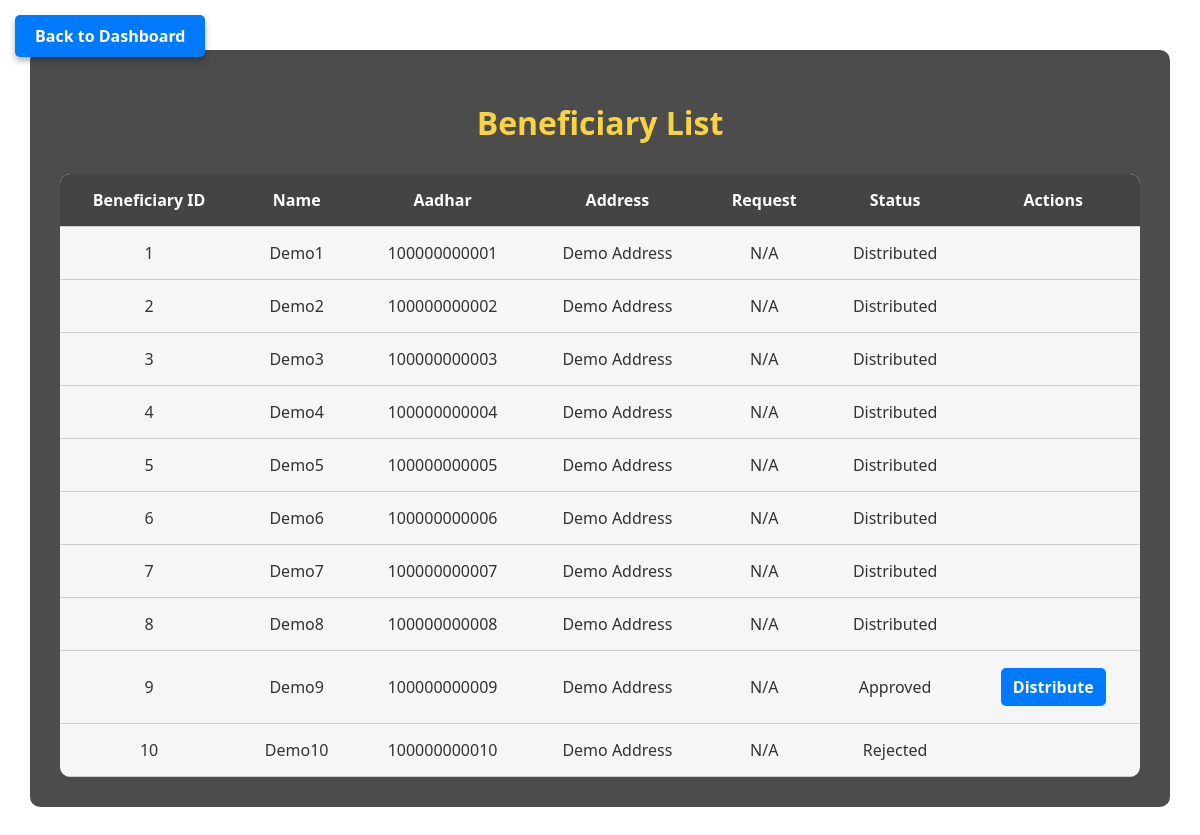
Before: /view_beneficiary_list with the older database file.
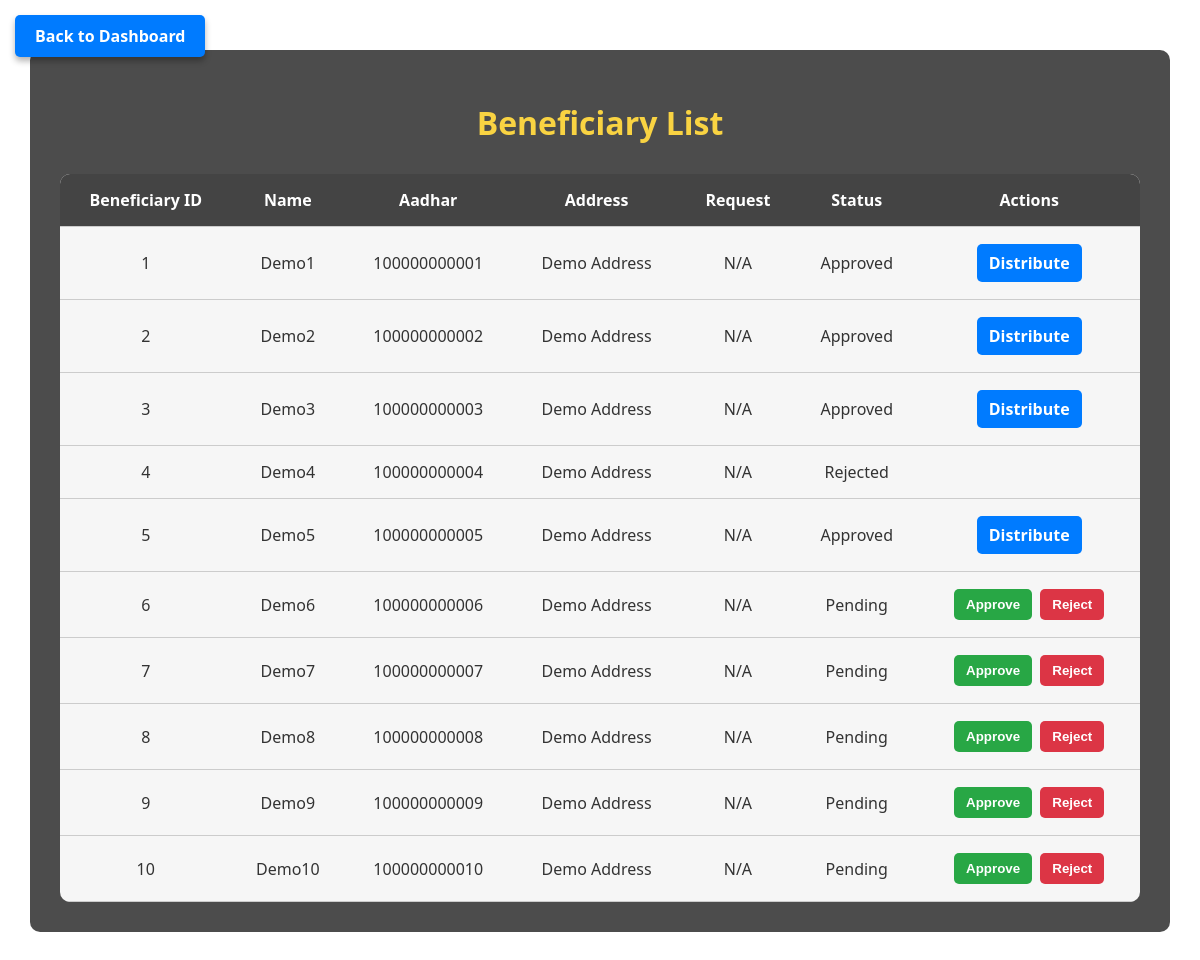
After: the same page with the newer database file.
### app.py (models this page shows)
class Beneficiary(db.Model):
    id = db.Column(db.Integer, primary_key=True)
    name = db.Column(db.String(100))
    aadhar_number = db.Column(db.String(12), unique=True)
    address = db.Column(db.String(200))
    ration_card_no = db.Column(db.String(50))
    family_members = db.Column(db.Integer)
    status = db.Column(db.String(20), default='Pending')

### app.py (the view)
@app.route('/view_beneficiary_list')
def view_beneficiary_list():
    beneficiaries = Beneficiary.query.all()
    return render_template("view_beneficiary_list.html", beneficiaries=beneficiaries)

### app.py (called while the page is built, shortened)
@app.before_request
def initialize():
    db.create_all()
    db.session.commit()

### templates/view_beneficiary_list.html (shortened to what this page needs)
<!DOCTYPE html>
<html lang="en">
<head>
</head>
<body>
  <a href="{{ url_for('dashboard_page') }}" class="back-btn">Back to Dashboard</a>
  <div class="container">
    <h1>Beneficiary List</h1>
    <table>
      <thead>
        <tr>
          <th>Beneficiary ID</th>
          <th>Name</th>
          <th>Aadhar</th>
          <th>Address</th>
          <th>Request</th>
          <th>Status</th>
          <th>Actions</th>
        </tr>
      </thead>
      <tbody>
        {% for beneficiary in beneficiaries %}
        <tr>
          <td>{{ beneficiary.id }}</td>
          <td>{{ beneficiary.name }}</td>
          <td>{{ beneficiary.aadhar_number }}</td>
          <td>{{ beneficiary.address }}</td>
          <td>{{ beneficiary.ration_requested or 'N/A' }}</td>
          <td>{{ beneficiary.status or 'Pending' }}</td>
          <td>
            {% if beneficiary.status == 'Pending' or not beneficiary.status %}
              <form action="{{ url_for('update_status') }}" method="post" style="display:inline;">
                <button class="btn approve" type="submit">Approve</button>
              </form>
              <form action="{{ url_for('update_status') }}" method="post" style="display:inline;">
                <button class="btn reject" type="submit">Reject</button>
              </form>
            {% endif %}
            {% if beneficiary.status == 'Approved' %}
              <a href="{{ url_for('ration_distribution', beneficiary_id=beneficiary.id) }}" class="btn distribute">Distribute</a>
            {% endif %}
          </td>
        </tr>
        {% else %}
        <tr><td colspan="7">No beneficiaries found.</td></tr>
        {% endfor %}
      </tbody>
    </table>
  </div>
</body>
</html>

### templates/view_beneficiary_list.html (style rules this page uses)
body { margin: 0; padding: 0; font-family: 'Segoe UI', Tahoma, Geneva, Verdana, sans-serif; background: url('https://media.istockphoto.com/id/1046610486/photo/rice-bundle.jpg?s=612x612&w=0&k=20&c=Sbyme9fz30cdi_Lq98oF5RpbqMtq4zYxFzZbLAbuTkk=') no-repeat center center fixed; background-size: cover; color: #fff; }
.back-btn { position: fixed; top: 15px; left: 15px; padding: 10px 20px; background-color: #007bff; color: #fff; text-decoration: none; font-weight: bold; border-radius: 5px; z-index: 1000; box-shadow: 0px 4px 6px rgba(0,0,0,0.3); }
.container { background-color: rgba(0, 0, 0, 0.7); margin: 50px auto; padding: 30px; width: 90%; max-width: 1200px; border-radius: 10px; }
h1 { text-align: center; margin-bottom: 30px; color: #f9d342; }
table { width: 100%; border-collapse: collapse; background-color: rgba(255, 255, 255, 0.95); color: #333; border-radius: 10px; overflow: hidden; }
th, td { padding: 15px; text-align: center; border-bottom: 1px solid #ccc; }
th { background-color: #444; color: #fff; }
.btn { padding: 8px 12px; border: none; border-radius: 5px; color: #fff; cursor: pointer; font-weight: bold; margin: 2px; text-decoration: none; display: inline-block; }
.approve { background-color: #28a745; }
.reject { background-color: #dc3545; }
.distribute { background-color: #007bff; }

Changed rows visible on the page:
changed Beneficiary "Demo1": status "Distributed" → "Approved"; now shows "Distribute"
changed Beneficiary "Demo2": status "Distributed" → "Approved"; now shows "Distribute"
changed Beneficiary "Demo3": status "Distributed" → "Approved"; now shows "Distribute"
changed Beneficiary "Demo4": status "Distributed" → "Rejected"
changed Beneficiary "Demo5": status "Distributed" → "Approved"; now shows "Distribute"
changed Beneficiary "Demo6": status "Distributed" → "Pending"; now shows "Approve Reject"
changed Beneficiary "Demo7": status "Distributed" → "Pending"; now shows "Approve Reject"
changed Beneficiary "Demo8": status "Distributed" → "Pending"; now shows "Approve Reject"
changed Beneficiary "Demo9": status "Approved" → "Pending"; status "Distribute" → "Approve Reject"
changed Beneficiary "Demo10": status "Rejected" → "Pending"; now shows "Approve Reject"
